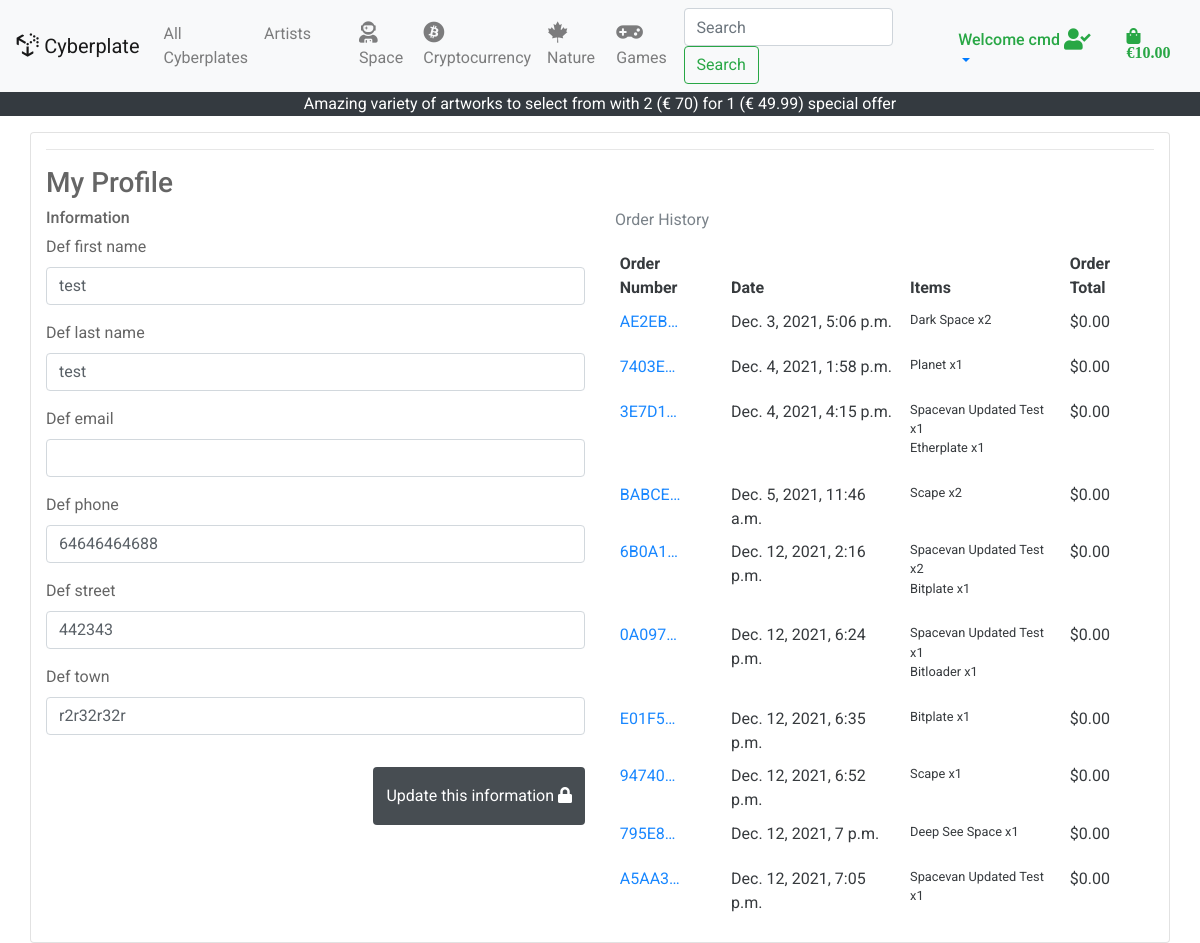
/profile/ (signed in), run on the app's committed database.
### profiles/models.py (models this page shows, shortened)
class UserProfile(models.Model):
    user = models.OneToOneField(User, on_delete=models.CASCADE)
    def_first_name = models.CharField(max_length=50, null=True, blank=True)
    def_last_name = models.CharField(max_length=50, null=True, blank=True)
    def_email = models.EmailField(max_length=50, null=True, blank=True)
    def_phone = models.CharField(max_length=50, null=True, blank=True)
    def_street = models.CharField(max_length=100, null=True, blank=True)
    def_town = models.CharField(max_length=100, null=True, blank=True)

### checkout/models.py (models this page shows, shortened)
class Order(models.Model):
    users_order_number = models.CharField(max_length=50,
                                          null=False, editable=False)
    user_profile = models.ForeignKey(UserProfile, on_delete=models.SET_NULL,
                                     null=True, blank=True,
                                     related_name='orders')
    first_name = models.CharField(max_length=50, null=False, blank=False)
    last_name = models.CharField(max_length=50, null=False, blank=False)
    email = models.EmailField(max_length=50, null=False, blank=False)
    phone = models.CharField(max_length=50, null=False, blank=False)
    street = models.CharField(max_length=100, null=False, blank=False)
    town = models.CharField(max_length=100, null=False, blank=True)
    country = models.CharField(max_length=100, null=False, blank=True)
    order_date = models.DateTimeField(auto_now_add=True)
    order_total = models.DecimalField(max_digits=8,
                                      decimal_places=2, null=False, default=0)
    grand_total = models.DecimalField(max_digits=8,
                                      decimal_places=2, null=False, default=0)
    original_bag = models.TextField(null=False, blank=False, default='')
    stripe_pid = models.CharField(max_length=254,
                                  null=False, blank=False, default='')
    def order_number(self):
        return uuid.uuid4().hex.upper()

class OrderItem(models.Model):
    order_item = models.ForeignKey(Order, null=False, blank=False,
                                   on_delete=models.CASCADE,
                                   related_name='lineitems')
    product = models.ForeignKey(Product, null=False,
                                blank=False, on_delete=models.CASCADE)
    quantity = models.IntegerField(null=False, blank=False, default=0)
    lineitem_total = models.DecimalField(max_digits=6, decimal_places=2,
                                         null=False, blank=False)

### products/models.py (models this page shows, shortened)
class Product(models.Model):
    product_category = models.ForeignKey('Product_Category',
                                         null=True, on_delete=models.SET_NULL)
    artist = models.ForeignKey('Artist', null=True, on_delete=models.SET_NULL)
    name = models.CharField(max_length=30)
    description = models.TextField()
    price = models.DecimalField(max_digits=4, decimal_places=2)
    image_url = models.URLField(null=True, blank=True, max_length=1000)
    image = models.ImageField(null=True, blank=True)
    product_key = models.IntegerField(null=True, blank=True)
    product_tags = models.TextField(max_length=300,
                                    null=True, blank=True)

### profiles/views.py (the view, shortened to what this page needs)
# urls.py: path('profile/', include('profiles.urls')),
@login_required
def profile(request):
    profile = get_object_or_404(UserProfile, user=request.user)
    form = UsersProfileForm(instance=profile)
    orders = profile.orders.all()
    template = 'profiles/profile.html'
    context = {
        'form': form,
        'orders': orders,
        'on_profile_page': True
    }
    return render(request, template, context)

### profiles/forms.py (shortened to what this page needs)
class UsersProfileForm(forms.ModelForm):
    class Meta:
        model = UserProfile
        exclude = ('user',)
        '''
        Taken and altered from the Code Institutes
        walkthrough Project Boutique Ado
        '''

### shopping_bag/context.py (called while the page is built, shortened)
def bag_contents(request):
    bag_items = []
    total = 0
    product_count = 0
    bag = request.session.get('bag', {})
    if total < settings.FREE_DELIVERY_THRESHOLD:
        delivery = 10
        free_delivery_delta = settings.FREE_DELIVERY_THRESHOLD - total
    else:
        delivery = 0
        free_delivery_delta = 0
    grand_total = delivery + total
    context = {
        'bag_items': bag_items,
        'total': total,
        'product_count': product_count,
        'delivery': delivery,
        'free_delivery_delta': free_delivery_delta,
        'free_delivery_threshold': settings.FREE_DELIVERY_THRESHOLD,
        'grand_total': grand_total,
    }
    return context

### profiles/templates/profiles/profile.html (shortened to what this page needs)
{% extends "base.html" %}
{% load static %}
{% block content %}
<div class="container h-100">
    <div class="row h-100">
        <div class="col card">
            <hr>
            <h3 class="logo-font">My Profile</h3>
            <div class="row">
                <div class="col-lg-6">
                    <h6 class="logo-font">Information</h6>
                    <form action="{% url 'profile' %}" method="POST" id="user-profile-form">
                        {{ form|crispy }}
                        <button class="btn float-right bg-dark rounded-3 py-3 text-white mt-3"
                            id="btnUpdateProfile">Update this information <i class="fas fa-lock"></i>
                        </button>
                    </form>
                </div>
                <div class="col-lg-6">
                    <p class="text-muted">Order History</p>
                    <div class="order-history table-responsive">
                        <table class="table table-sm table-borderless">
                            <thead>
                                <tr>
                                    <th>Order Number</th>
                                    <th>Date</th>
                                    <th>Items</th>
                                    <th>Order Total</th>
                                </tr>
                            </thead>
                            <tbody>
                                {% for order in orders %}
                                <tr>
                                    <td>
                                        <a href="{% url 'order_history' order.users_order_number %}"
                                            title="{{ order.order_number }}">
                                            {{ order.order_number|truncatechars:6 }}
                                        </a>
                                    </td>
                                    <td>{{ order.order_date }}</td>
                                    <td>
                                        <ul class="list-unstyled">
                                            {% for item in order.lineitems.all %}
                                            <li class="small">
                                                {{ item.product.name }} x{{ item.quantity }}
                                            </li>
                                            {% endfor %}
                                        </ul>
                                    </td>
                                    <td>${{ order.order_total }}</td>
                                </tr>
                                {% endfor %}
                            </tbody>
                        </table>
                    </div>
                </div>
            </div>
        </div>
    </div>
</div>
{% endblock %}

### templates/base.html (shortened to what this page needs)
<!DOCTYPE html>
{% load static %}
<html lang="en">
<head>
  {% block corecss %}
  <link rel="stylesheet" href="https://stackpath.bootstrapcdn.com/bootstrap/4.4.1/css/bootstrap.min.css"
>
  <link rel="stylesheet" href="https://use.fontawesome.com/releases/v5.15.4/css/all.css"
>
  <link rel="stylesheet" href="{% static 'css/base.css' %}">
  {% endblock %}
</head>
<body>
  <nav class="navbar navbar-expand-lg navbar-light bg-light">
    <a class="navbar-brand" href="/">
      <i class="fab fa-uncharted fa-lg"></i> Cyberplate
    </a>
    <div class="collapse navbar-collapse" id="navbarSupportedContent">
      <ul class="navbar-nav mr-auto">
        <li class="nav-item">
          <a class="nav-link" href="/products/">All Cyberplates</a>
        </li>
        <li class="nav-item mr-3">
          <a class="nav-link" href="/products/artists/">Artists</a>
        </li>
        <li class="nav-item ml-3 d-flex justify-content-center">
          <a class="nav nav-link" href="/products/?category_selected=1"><i class="fas fa-user-astronaut fa-lg "></i>
            Space</a>
        </li>
        <li class="nav-item d-flex justify-content-center">
          <a class="nav nav-link" href="/products/?category_selected=2"><i class="fab fa-bitcoin fa-lg"></i>
            Cryptocurrency</a>
        </li>
        <li class="nav-item d-flex justify-content-center">
          <a class="nav nav-link" href="/products/?category_selected=3"><i class="fab fa-canadian-maple-leaf fa-lg"></i>
            Nature</a>
        </li>
        <li class="nav-item d-flex justify-content-center">
          <a class="nav nav-link" href="/products/?category_selected=4"><i class="fas fa-gamepad fa-lg"></i> Games</a>
        </li>
      </ul>
      <form class="form-inline my-2 my-lg-0 ml-auto" method="GET" action="/products/">
        <input class="form-control mr-sm-2" type="search" NAME="search" placeholder="Search" aria-label="Search">
        <button class="btn btn-outline-success my-2 my-sm-0" type="submit">Search</button>
      </form>
      <div class="nav-item nav nav-link dropdown">
        <a class="nav-link nav dropdown-toggle d-flex" href="#" id="navbarDropdown" role="button" data-toggle="dropdown"
          aria-haspopup="true" aria-expanded="false">{% if request.user.is_authenticated %} <h6 class="text-success">
            Welcome {{ request.user }} <i class="fas fa-user-check fa-lg text-success"></i></h6>{% else %} User <i
            class=" ml-1 fas fa-user fa-lg"></i>{% endif %}
        </a>
      </div>
      <a href="/shopping_bag/shopping_bag">
        <p class="my-1 ml-1 mr-2">
          {% if grand_total %}
          <i class="fas fa-shopping-bag text-success"> €{{ grand_total|floatformat:2 }}</i>
          {% else %}
          €10.00
          {% endif %}
        </p>
      </a>
    </div>
  </nav>
  <div class="text-center">
    <p class="navbar-light bg-dark text-white mx-auto">
      Amazing variety of artworks to select from with 2 (€ {{ free_delivery_threshold }}) for 1 (€ 49.99) special offer
    </p>
  </div>
  {% block content %}
  {% endblock %}
</body>
</html>

### static/css/base.css (style rules this page uses)
html { height: 100%; font-family: 'Roboto', sans-serif; }
body { background: url('../../media/ms4background.jpg') no-repeat center center fixed; background-size: cover; height: calc(100vh - 164px); color: #555; font-family: 'Roboto', sans-serif; }
.card { opacity: 0.9 }

### data on the page
UserProfile: def_first_name "test", def_last_name "test", def_phone "64646464688", def_street "442343", def_town "r2r32r32r"
Order: order_number "AE2EB…", order_date "Dec. 3, 2021, 5:06 p.m.", order_total "0.00"
OrderItem: product.name "Dark Space", quantity "2"
Order: order_number "7403E…", order_date "Dec. 4, 2021, 1:58 p.m.", order_total "0.00"
OrderItem: product.name "Planet", quantity "1"
Order: order_number "3E7D1…", order_date "Dec. 4, 2021, 4:15 p.m.", order_total "0.00"
OrderItem: product.name "Spacevan Updated Test", quantity "1"
OrderItem: product.name "Etherplate", quantity "1"
Order: order_number "BABCE…", order_date "Dec. 5, 2021, 11:46 a.m.", order_total "0.00"
OrderItem: product.name "Scape", quantity "2"
Order: order_number "6B0A1…", order_date "Dec. 12, 2021, 2:16 p.m.", order_total "0.00"
OrderItem: product.name "Spacevan Updated Test", quantity "2"
OrderItem: product.name "Bitplate", quantity "1"
Order: order_number "0A097…", order_date "Dec. 12, 2021, 6:24 p.m.", order_total "0.00"
OrderItem: product.name "Spacevan Updated Test", quantity "1"
OrderItem: product.name "Bitloader", quantity "1"
Order: order_number "E01F5…", order_date "Dec. 12, 2021, 6:35 p.m.", order_total "0.00"
OrderItem: product.name "Bitplate", quantity "1"
Order: order_number "94740…", order_date "Dec. 12, 2021, 6:52 p.m.", order_total "0.00"
OrderItem: product.name "Scape", quantity "1"
Order: order_number "795E8…", order_date "Dec. 12, 2021, 7 p.m.", order_total "0.00"
OrderItem: product.name "Deep See Space", quantity "1"
Order: order_number "A5AA3…", order_date "Dec. 12, 2021, 7:05 p.m.", order_total "0.00"
OrderItem: product.name "Spacevan Updated Test", quantity "1"

### other printed values
{{ request.user }} "cmd"
{{ grand_total|floatformat:2 }} "10.00"
{{ free_delivery_threshold }} "70"
